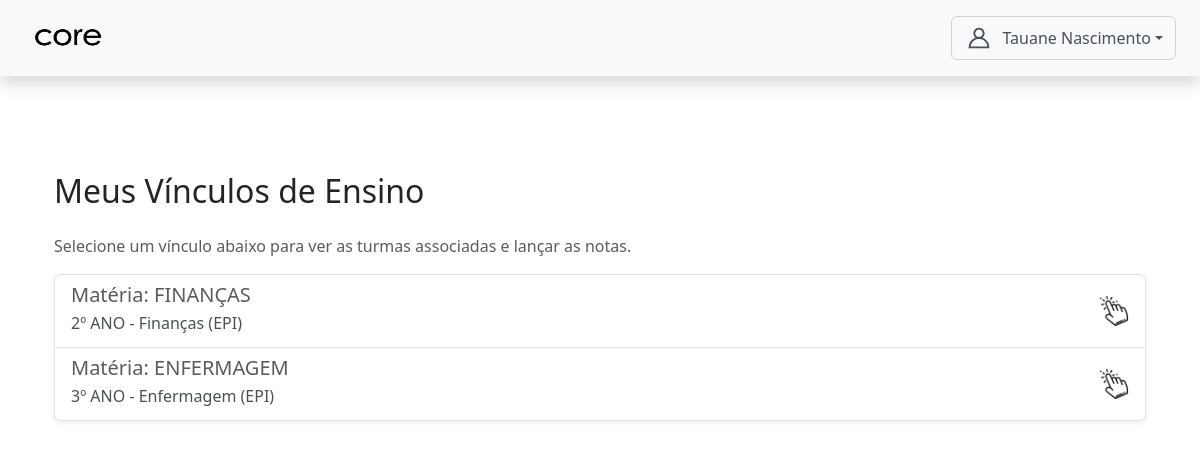
Page /autenticacao/professor/dashboard/ (signed in) on the committed database.
### core/models.py (models this page shows, shortened)
class CustomUser(AbstractUser):
    TIPO_CHOICES = (
        ('admin', 'Admin'),
        ('professor', 'Professor'),
        ('aluno', 'Aluno'),
        ('servidor', 'Servidor'),
        ('direcao', 'Direção'), # <-- 'direcao' está correto
    )
    EIXO_CHOICES = (
        ('SAUDE', 'Eixo da Saúde'),
        ('GESTAO', 'Eixo de Gestão'),
    )
    tipo = models.CharField(max_length=10, choices=TIPO_CHOICES, default='admin')
    eixo = models.CharField(
        max_length=10,
        choices=EIXO_CHOICES,
        null=True,
        blank=True,
        help_text="Eixo ao qual o servidor pertence."
    )
    data_nascimento = models.DateField(null=True, blank=True)
    cpf = models.CharField(max_length=14, unique=True, null=True, blank=True)
    rg = models.CharField(max_length=12, unique=True, null=True, blank=True)
    orgao = models.CharField(max_length=10, null=True, blank=True)
    data_expedicao = models.DateField(null=True, blank=True)
    cidade_nascimento = models.CharField(max_length=100, null=True, blank=True)
    numero_matricula = models.CharField(max_length=20, unique=True, blank=True, null=True)
    nome_pai = models.CharField(max_length=150, blank=True, null=True)
    nome_mae = models.CharField(max_length=150, blank=True, null=True)
    responsavel_matricula = models.CharField(max_length=150, blank=True, null=True)
    endereco_rua = models.CharField(max_length=150, blank=True, null=True)
    endereco_numero = models.CharField(max_length=10, blank=True, null=True)
    endereco_bairro = models.CharField(max_length=100, blank=True, null=True)
    endereco_cidade = models.CharField(max_length=100, blank=True, null=True)
    endereco_cep = models.CharField(max_length=9, blank=True, null=True)
    telefone = models.CharField(max_length=15, blank=True, null=True)
    senha_temporaria = models.BooleanField(default=False)

class ProfessorMateriaAnoCursoModalidade(models.Model):
    MODALIDADE_CHOICES = [
        ('EPI', 'EPI'),
        ('PROEJA', 'PROEJA'),
        ('SUBSEQUENTE', 'Subsequente'),
    ]
    professor = models.ForeignKey(CustomUser, on_delete=models.CASCADE, limit_choices_to={'tipo': 'professor'})
    materia = models.ForeignKey(Materia, on_delete=models.CASCADE)
    curso = models.ForeignKey(Curso, on_delete=models.CASCADE)
    ano_modulo = models.CharField(max_length=20, choices=Turma.ANO_MODULO_CHOICES)
    modalidade = models.CharField(max_length=20, choices=MODALIDADE_CHOICES)
    class Meta:
        unique_together = ('professor', 'materia', 'curso', 'ano_modulo', 'modalidade')
        verbose_name = "Vínculo de Professor"
        verbose_name_plural = "Vínculos de Professores"

class Materia(models.Model):
    nome = models.CharField(max_length=100)
    professores = models.ManyToManyField(CustomUser, limit_choices_to={'tipo': 'professor'}, blank=True)
    turmas = models.ManyToManyField(Turma, blank=True)
    ch = models.IntegerField(default=20)

class Curso(models.Model):
    EIXO_CHOICES = (
        ('SAUDE', 'Eixo da Saúde'),
        ('GESTAO', 'Eixo de Gestão'),
    )
    nome = models.CharField(max_length=100, unique=True)
    eixo = models.CharField(max_length=10, choices=EIXO_CHOICES, default='GESTAO')

### autenticacao/views.py (the view)
# urls.py: path('professor/dashboard/', views.professor_dashboard_view, name='professor_dashboard'),
@login_required
@role_required('professor')
def professor_dashboard_view(request):
    vinculos = ProfessorMateriaAnoCursoModalidade.objects.filter(
        professor=request.user
    ).select_related('materia', 'curso')
    documentos_pendentes = DocumentoEstagio.objects.filter(
        estagio__orientador=request.user,
        status='AGUARDANDO_ASSINATURA_PROF'
    ).select_related('estagio__aluno')
    context = {
        'vinculos': vinculos,
        'documentos_pendentes': documentos_pendentes
    }
    return render(request, 'professor/professor_dashboard.html', context)

### templates/professor/professor_dashboard.html (shortened to what this page needs)
{% extends 'base.html' %}
{% load static %}
{% block content %}
<div class="container mt-5">
    <h2 class="mb-4">Meus Vínculos de Ensino</h2>
    <p class="text-muted">Selecione um vínculo abaixo para ver as turmas associadas e lançar as notas.</p>
    {% if vinculos %}
        <div class="list-group shadow-sm">
            {% for vinculo in vinculos %}
                <a href="{% url 'listar_turmas_vinculadas' vinculo.id %}" class="list-group-item list-group-item-action d-flex justify-content-between align-items-center">
                    <div>
                        <h5 class="mb-1">Matéria: {{ vinculo.materia.nome }}</h5>
                        <p class="mb-1 text-secondary">
                            {{ vinculo.ano_modulo }} - {{ vinculo.curso.nome }} ({{ vinculo.get_modalidade_display }})
                        </p>
                    </div>
                    <img src="{% static 'assets/img/turmas_professor.png' %}" width='30px' height='30px'>
                </a>
            {% endfor %}
        </div>
    {% else %}
        <div class="alert alert-warning mt-4">
            Nenhum vínculo de ensino encontrado para você no momento. Entre em contato com a administração.
        </div>
    {% endif %}
</div>
{% endblock content %}

### templates/base.html (shortened to what this page needs)
{% load static %}
<!DOCTYPE html>
<html lang="pt-br">
<head>
  <link rel="stylesheet" href="{% static 'css/bootstrap.min.css' %}" />
  <link rel="stylesheet" href="https://cdnjs.cloudflare.com/ajax/libs/font-awesome/5.15.4/css/all.min.css">
  <link rel="stylesheet" href="{% static 'css/style.css' %}" />
</head>
<body>
  <nav class="navbar navbar-light bg-light justify-content-between px-4 py-3 shadow">
    <span class="navbar-brand mb-0 h1">
      <img src="{%static 'assets/icon/core3.png'%}" width='100%' height='30px' class="me-2">
    </span>
    <div class="d-flex align-items-center">
      <div class="dropdown">
        <button class="btn btn-outline-secondary dropdown-toggle d-flex align-items-center" type="button" data-bs-toggle="dropdown">
        <span>{{ request.user.get_full_name|default:request.user.username }}</span>
      </button>
    </div>
  </div>
</nav>
  <main class="container py-5">
    {% block content %}
    {% endblock content %}
  </main>
</body>
</html>

### static/css/style.css (style rules this page uses)
:root { --bs-secondary: #495057; --bs-link-color: #495057; --bs-link-hover-color: #495057; --bs-code-color: #495057; --bs-primary-rgb: 180, 195, 205; --bs-dark-rgb: 73, 80, 87; --bs-danger-rgb: 188, 208, 199; --bs-info-rgb: 220, 53, 69; --bs-warning-rgb: 220, 53, 69; --bs-secondary-rgb: 73, 80, 87; --bs-black-rgb: 33, 37, 41; --bs-body-bg-rgb: 255, 106, 0; }
.btn-outline-secondary { --bs-btn-color: #495057; --bs-btn-border-color: #ced4da; --bs-btn-hover-color: #fff; --bs-btn-hover-bg: #495057; --bs-btn-hover-border-color: #495057; --bs-btn-focus-shadow-rgb: 206, 212, 218; --bs-btn-active-color: #fff; --bs-btn-active-bg: #495057; --bs-btn-active-border-color: #495057; --bs-btn-active-shadow: inset 0 3px 5px rgba(0, 0, 0, 0.125); --bs-btn-disabled-color: #495057; --bs-btn-disabled-bg: transparent; --bs-btn-disabled-border-color: #495057; --bs-gradient: none; }

### rows in the picture
CustomUser: user.get_full_name "Tauane Nascimento"
ProfessorMateriaAnoCursoModalidade: materia.nome "FINANÇAS", ano_modulo "2º ANO", curso.nome "Finanças", modalidade "EPI"
ProfessorMateriaAnoCursoModalidade: materia.nome "ENFERMAGEM", ano_modulo "3º ANO", curso.nome "Enfermagem", modalidade "EPI"
